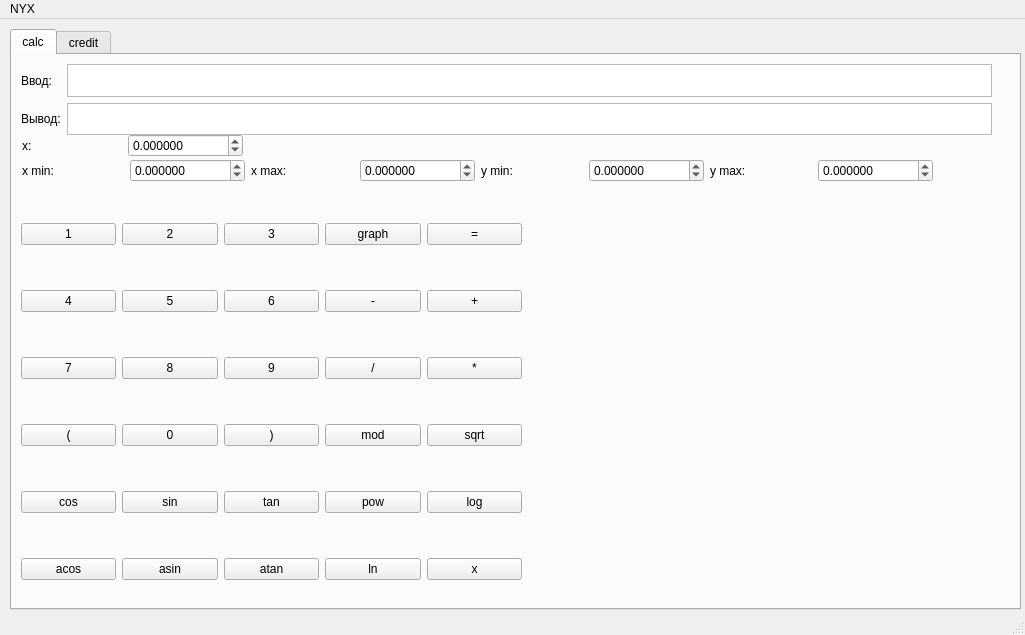
<?xml version="1.0" encoding="UTF-8"?>
<ui version="4.0">
 <class>Calculator</class>
 <widget class="QMainWindow" name="Calculator">
  <property name="windowModality">
   <enum>Qt::ApplicationModal</enum>
  </property>
  <property name="geometry">
   <rect>
    <x>0</x>
    <y>0</y>
    <width>1025</width>
    <height>635</height>
   </rect>
  </property>
  <property name="windowTitle">
   <string>Calculator</string>
  </property>
  <property name="autoFillBackground">
   <bool>false</bool>
  </property>
  <widget class="QWidget" name="centralwidget">
   <widget class="QTabWidget" name="tabWidget">
    <property name="geometry">
     <rect>
      <x>10</x>
      <y>10</y>
      <width>1011</width>
      <height>581</height>
     </rect>
    </property>
    <property name="currentIndex">
     <number>0</number>
    </property>
    <widget class="QWidget" name="calc">
     <attribute name="title">
      <string>calc</string>
     </attribute>
     <widget class="QWidget" name="layoutWidget">
      <property name="geometry">
       <rect>
        <x>9</x>
        <y>129</y>
        <width>501</width>
        <height>441</height>
       </rect>
      </property>
      <layout class="QGridLayout" name="gridLayout">
       <property name="sizeConstraint">
        <enum>QLayout::SetDefaultConstraint</enum>
       </property>
       <item row="0" column="4">
        <widget class="QPushButton" name="pushButton_equal">
         <property name="text">
          <string>=</string>
         </property>
        </widget>
       </item>
       <item row="5" column="0">
        <widget class="QPushButton" name="pushButton_acos">
         <property name="text">
          <string>acos</string>
         </property>
        </widget>
       </item>
       <item row="3" column="3">
        <widget class="QPushButton" name="pushButton_mod">
         <property name="text">
          <string>mod</string>
         </property>
        </widget>
       </item>
       <item row="0" column="1">
        <widget class="QPushButton" name="pushButton_2">
         <property name="text">
          <string>2</string>
         </property>
        </widget>
       </item>
       <item row="2" column="0">
        <widget class="QPushButton" name="pushButton_7">
         <property name="text">
          <string>7</string>
         </property>
        </widget>
       </item>
       <item row="2" column="4">
        <widget class="QPushButton" name="pushButton_mul">
         <property name="text">
          <string>*</string>
         </property>
        </widget>
       </item>
       <item row="2" column="1">
        <widget class="QPushButton" name="pushButton_8">
         <property name="text">
          <string>8</string>
         </property>
        </widget>
       </item>
       <item row="3" column="1">
        <widget class="QPushButton" name="pushButton_0">
         <property name="text">
          <string>0</string>
         </property>
        </widget>
       </item>
       <item row="3" column="2">
        <widget class="QPushButton" name="pushButton_rbr">
         <property name="text">
          <string>)</string>
         </property>
        </widget>
       </item>
       <item row="3" column="4">
        <widget class="QPushButton" name="pushButton_sqrt">
         <property name="text">
          <string>sqrt</string>
         </property>
        </widget>
       </item>
       <item row="4" column="3">
        <widget class="QPushButton" name="pushButton_pow">
         <property name="text">
          <string>pow</string>
         </property>
        </widget>
       </item>
       <item row="1" column="2">
        <widget class="QPushButton" name="pushButton_6">
         <property name="text">
          <string>6</string>
         </property>
        </widget>
       </item>
       <item row="1" column="3">
        <widget class="QPushButton" name="pushButton_sub">
         <property name="text">
          <string>-</string>
         </property>
        </widget>
       </item>
       <item row="2" column="3">
        <widget class="QPushButton" name="pushButton_div">
         <property name="text">
          <string>/</string>
         </property>
        </widget>
       </item>
       <item row="4" column="2">
        <widget class="QPushButton" name="pushButton_tan">
         <property name="text">
          <string>tan</string>
         </property>
        </widget>
       </item>
       <item row="1" column="0">
        <widget class="QPushButton" name="pushButton_4">
         <property name="text">
          <string>4</string>
         </property>
        </widget>
       </item>
       <item row="1" column="4">
        <widget class="QPushButton" name="pushButton_add">
         <property name="text">
          <string>+</string>
         </property>
        </widget>
       </item>
       <item row="5" column="1">
        <widget class="QPushButton" name="pushButton_asin">
         <property name="text">
          <string>asin</string>
         </property>
        </widget>
       </item>
       <item row="2" column="2">
        <widget class="QPushButton" name="pushButton_9">
         <property name="text">
          <string>9</string>
         </property>
        </widget>
       </item>
       <item row="3" column="0">
        <widget class="QPushButton" name="pushButton_lbr">
         <property name="text">
          <string>(</string>
         </property>
        </widget>
       </item>
       <item row="5" column="2">
        <widget class="QPushButton" name="pushButton_atan">
         <property name="text">
          <string>atan</string>
         </property>
        </widget>
       </item>
       <item row="4" column="1">
        <widget class="QPushButton" name="pushButton_sin">
         <property name="text">
          <string>sin</string>
         </property>
        </widget>
       </item>
       <item row="5" column="3">
        <widget class="QPushButton" name="pushButton_ln">
         <property name="text">
          <string>ln</string>
         </property>
        </widget>
       </item>
       <item row="0" column="0">
        <widget class="QPushButton" name="pushButton_1">
         <property name="text">
          <string>1</string>
         </property>
        </widget>
       </item>
       <item row="5" column="4">
        <widget class="QPushButton" name="pushButton_x">
         <property name="text">
          <string>x</string>
         </property>
        </widget>
       </item>
       <item row="0" column="2">
        <widget class="QPushButton" name="pushButton_3">
         <property name="text">
          <string>3</string>
         </property>
        </widget>
       </item>
       <item row="1" column="1">
        <widget class="QPushButton" name="pushButton_5">
         <property name="text">
          <string>5</string>
         </property>
        </widget>
       </item>
       <item row="4" column="4">
        <widget class="QPushButton" name="pushButton_log">
         <property name="text">
          <string>log</string>
         </property>
        </widget>
       </item>
       <item row="0" column="3">
        <widget class="QPushButton" name="pushButton_graph">
         <property name="text">
          <string>graph</string>
         </property>
        </widget>
       </item>
       <item row="4" column="0">
        <widget class="QPushButton" name="pushButton_cos">
         <property name="text">
          <string>cos</string>
         </property>
        </widget>
       </item>
      </layout>
     </widget>
     <widget class="QCustomPlot" name="plot" native="true">
      <property name="geometry">
       <rect>
        <x>519</x>
        <y>139</y>
        <width>471</width>
        <height>421</height>
       </rect>
      </property>
     </widget>
     <widget class="QWidget" name="layoutWidget_2">
      <property name="geometry">
       <rect>
        <x>9</x>
        <y>9</y>
        <width>971</width>
        <height>71</height>
       </rect>
      </property>
      <layout class="QHBoxLayout" name="horizontalLayout_3">
       <item>
        <layout class="QVBoxLayout" name="verticalLayout">
         <item>
          <widget class="QLabel" name="label">
           <property name="text">
            <string>Ввод:</string>
           </property>
          </widget>
         </item>
         <item>
          <widget class="QLabel" name="label_2">
           <property name="text">
            <string>Вывод:</string>
           </property>
          </widget>
         </item>
        </layout>
       </item>
       <item>
        <layout class="QVBoxLayout" name="verticalLayout_2">
         <item>
          <widget class="QPlainTextEdit" name="example"/>
         </item>
         <item>
          <widget class="QTextBrowser" name="solution"/>
         </item>
        </layout>
       </item>
      </layout>
     </widget>
     <widget class="QWidget" name="layoutWidget_3">
      <property name="geometry">
       <rect>
        <x>10</x>
        <y>79</y>
        <width>221</width>
        <height>23</height>
       </rect>
      </property>
      <layout class="QHBoxLayout" name="horizontalLayout_2">
       <item>
        <widget class="QLabel" name="label_3">
         <property name="text">
          <string>x:</string>
         </property>
        </widget>
       </item>
       <item>
        <widget class="QDoubleSpinBox" name="value_x">
         <property name="decimals">
          <number>6</number>
         </property>
         <property name="minimum">
          <double>-1000000.000000000000000</double>
         </property>
         <property name="maximum">
          <double>1000000.000000000000000</double>
         </property>
        </widget>
       </item>
      </layout>
     </widget>
     <widget class="QWidget" name="layoutWidget_4">
      <property name="geometry">
       <rect>
        <x>10</x>
        <y>100</y>
        <width>911</width>
        <height>31</height>
       </rect>
      </property>
      <layout class="QHBoxLayout" name="horizontalLayout">
       <item>
        <widget class="QLabel" name="label_4">
         <property name="text">
          <string>x min:</string>
         </property>
        </widget>
       </item>
       <item>
        <widget class="QDoubleSpinBox" name="value_x_min">
         <property name="decimals">
          <number>6</number>
         </property>
         <property name="minimum">
          <double>-1000000.000000000000000</double>
         </property>
         <property name="maximum">
          <double>1000000.000000000000000</double>
         </property>
        </widget>
       </item>
       <item>
        <widget class="QLabel" name="label_5">
         <property name="text">
          <string>x max:</string>
         </property>
        </widget>
       </item>
       <item>
        <widget class="QDoubleSpinBox" name="value_x_max">
         <property name="decimals">
          <number>6</number>
         </property>
         <property name="minimum">
          <double>-1000000.000000000000000</double>
         </property>
         <property name="maximum">
          <double>1000000.000000000000000</double>
         </property>
        </widget>
       </item>
       <item>
        <widget class="QLabel" name="label_6">
         <property name="text">
          <string>y min:</string>
         </property>
        </widget>
       </item>
       <item>
        <widget class="QDoubleSpinBox" name="value_y_min">
         <property name="decimals">
          <number>6</number>
         </property>
         <property name="minimum">
          <double>-1000000.000000000000000</double>
         </property>
         <property name="maximum">
          <double>1000000.000000000000000</double>
         </property>
        </widget>
       </item>
       <item>
        <widget class="QLabel" name="label_7">
         <property name="text">
          <string>y max:</string>
         </property>
        </widget>
       </item>
       <item>
        <widget class="QDoubleSpinBox" name="value_y_max">
         <property name="decimals">
          <number>6</number>
         </property>
         <property name="minimum">
          <double>-1000000.000000000000000</double>
         </property>
         <property name="maximum">
          <double>1000000.000000000000000</double>
         </property>
        </widget>
       </item>
      </layout>
     </widget>
    </widget>
    <widget class="QWidget" name="credit">
     <attribute name="title">
      <string>credit</string>
     </attribute>
     <widget class="QWidget" name="layoutWidget">
      <property name="geometry">
       <rect>
        <x>10</x>
        <y>0</y>
        <width>351</width>
        <height>129</height>
       </rect>
      </property>
      <layout class="QVBoxLayout" name="verticalLayout_3">
       <item>
        <layout class="QGridLayout" name="gridLayout_2">
         <item row="0" column="0">
          <widget class="QLabel" name="label_8">
           <property name="text">
            <string>Сумма</string>
           </property>
          </widget>
         </item>
         <item row="0" column="1">
          <widget class="QDoubleSpinBox" name="credit_sum">
           <property name="maximum">
            <double>10000000.000000000000000</double>
           </property>
          </widget>
         </item>
         <item row="1" column="0">
          <widget class="QLabel" name="label_9">
           <property name="text">
            <string>Срок (месяца)</string>
           </property>
          </widget>
         </item>
         <item row="1" column="1">
          <widget class="QSpinBox" name="credit_period">
           <property name="minimum">
            <number>1</number>
           </property>
           <property name="maximum">
            <number>1200</number>
           </property>
          </widget>
         </item>
         <item row="2" column="0">
          <widget class="QLabel" name="label_10">
           <property name="text">
            <string>Кредитная ставка</string>
           </property>
          </widget>
         </item>
         <item row="2" column="1">
          <widget class="QDoubleSpinBox" name="credit_proc">
           <property name="minimum">
            <double>0.010000000000000</double>
           </property>
          </widget>
         </item>
        </layout>
       </item>
       <item>
        <layout class="QHBoxLayout" name="horizontalLayout_4">
         <item>
          <widget class="QPushButton" name="credit_anu">
           <property name="text">
            <string>Ануитетный</string>
           </property>
          </widget>
         </item>
         <item>
          <widget class="QPushButton" name="credit_dif">
           <property name="text">
            <string>Дифиренцированный</string>
           </property>
          </widget>
         </item>
        </layout>
       </item>
      </layout>
     </widget>
     <widget class="QWidget" name="layoutWidget">
      <property name="geometry">
       <rect>
        <x>10</x>
        <y>130</y>
        <width>921</width>
        <height>108</height>
       </rect>
      </property>
      <layout class="QVBoxLayout" name="verticalLayout_4">
       <item>
        <layout class="QHBoxLayout" name="horizontalLayout_6">
         <item>
          <widget class="QLabel" name="label_11">
           <property name="font">
            <font>
             <pointsize>15</pointsize>
            </font>
           </property>
           <property name="text">
            <string>Переплата по кредиту</string>
           </property>
          </widget>
         </item>
         <item>
          <widget class="QLabel" name="label_12">
           <property name="font">
            <font>
             <pointsize>15</pointsize>
            </font>
           </property>
           <property name="text">
            <string>Ежемесячный платеж</string>
           </property>
          </widget>
         </item>
         <item>
          <widget class="QLabel" name="label_13">
           <property name="font">
            <font>
             <pointsize>15</pointsize>
            </font>
           </property>
           <property name="text">
            <string>Общая выплата</string>
           </property>
          </widget>
         </item>
        </layout>
       </item>
       <item>
        <layout class="QHBoxLayout" name="horizontalLayout_5">
         <item>
          <widget class="QTextBrowser" name="credit_per"/>
         </item>
         <item>
          <widget class="QTextBrowser" name="credit_mouth"/>
         </item>
         <item>
          <widget class="QTextBrowser" name="credit_total"/>
         </item>
        </layout>
       </item>
      </layout>
     </widget>
    </widget>
   </widget>
  </widget>
  <widget class="QMenuBar" name="menubar">
   <property name="geometry">
    <rect>
     <x>0</x>
     <y>0</y>
     <width>1025</width>
     <height>37</height>
    </rect>
   </property>
   <widget class="QMenu" name="menuNYX">
    <property name="title">
     <string>NYX</string>
    </property>
   </widget>
   <addaction name="menuNYX"/>
  </widget>
  <widget class="QStatusBar" name="statusbar"/>
 </widget>
 <customwidgets>
  <customwidget>
   <class>QCustomPlot</class>
   <extends>QWidget</extends>
   <header location="global">qcustomplot.h</header>
   <container>1</container>
  </customwidget>
 </customwidgets>
 <resources/>
 <connections/>
</ui>
